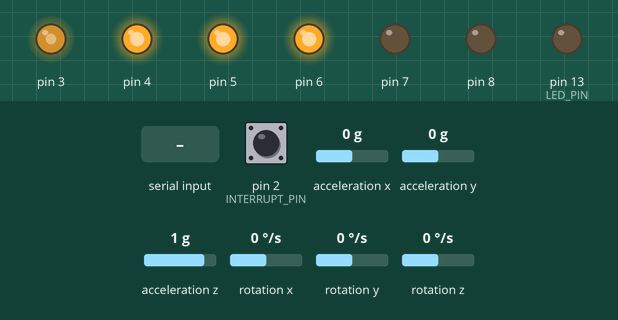
Simulated run of this sketch. Board: Arduino Uno, built with avr-gcc and run on an emulated ATmega328P. On the bench: output pins drawn as LEDs (lit = HIGH). Inputs (shaded band) come from the test bench; at power-on: pin 2 (INTERRUPT_PIN) LOW, acceleration x 0 g, acceleration y 0 g, acceleration z 1 g, rotation x 0 °/s, rotation y 0 °/s, rotation z 0 °/s. The sensor or clock chip raises its interrupt line as the real part does; what the sketch prints to the serial monitor is not drawn.

Above: at 1.7 s.
1.8 s: "a\n" received over Serial
At 2.2 s:
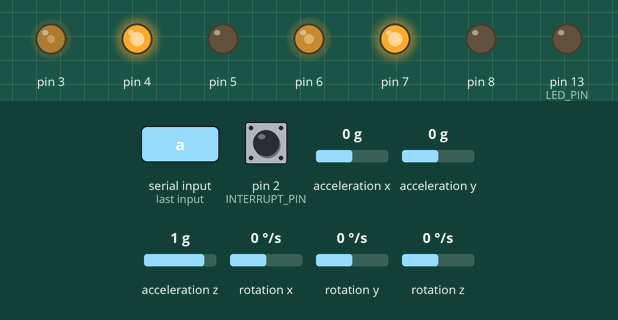
3.3 s: byte 100 (100) received over Serial
At 4.3 s:
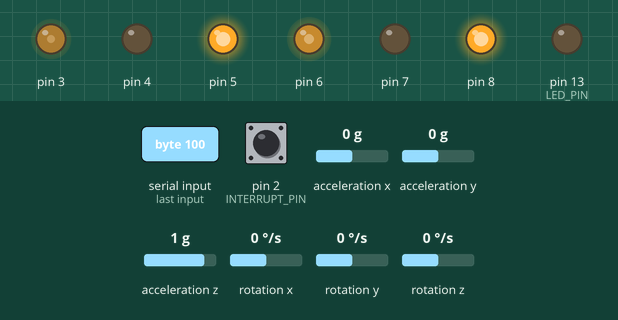
4.8 s: byte 119 (119) received over Serial
At 5.7 s:
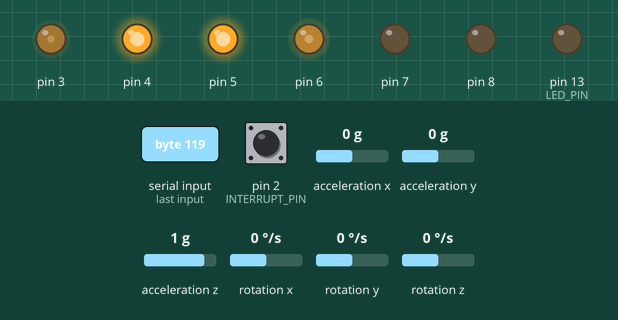
6.3 s: byte 120 (120) received over Serial
At 6.6 s:
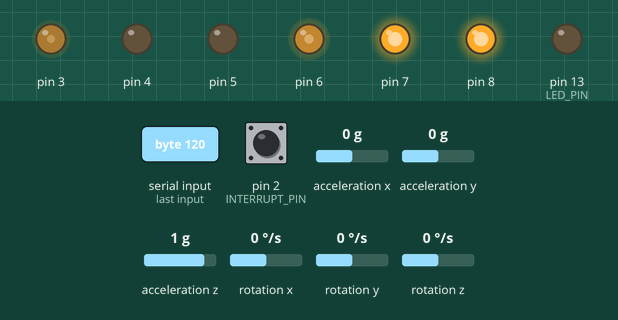
7.8 s: "d\n" received over Serial
At 9.0 s:
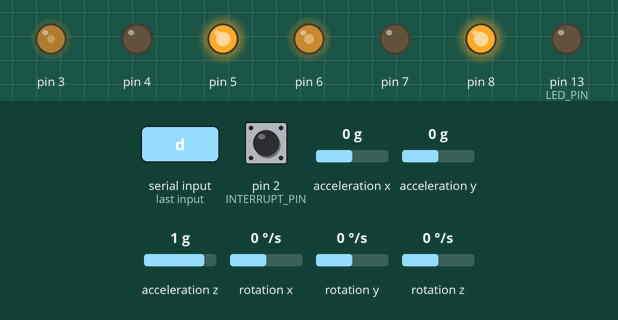
9.3 s: "w\n" received over Serial
At 10.2 s:
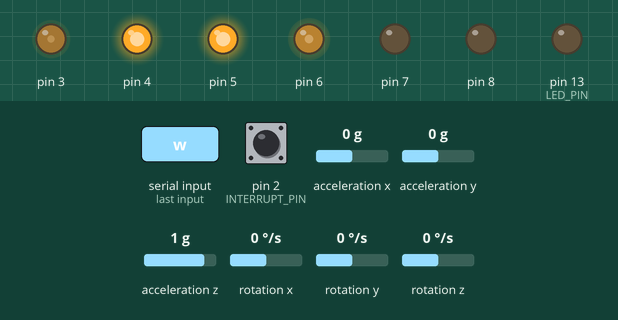
Timing chart, 0 to 11.8 s (numbered marks = the images above; inputs shaded):
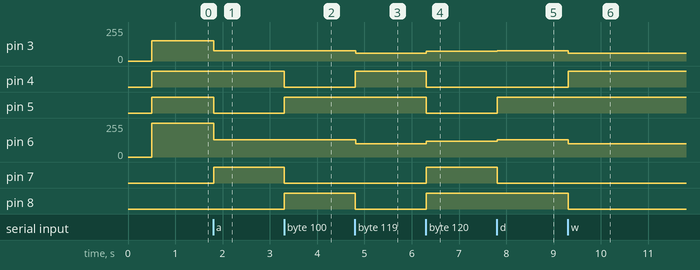

Measured:
- after the input at 1.8 s, pin 3: 153/255 → 78/255 at once; pin 5: HIGH → LOW at once; pin 6: 255/255 → 130/255 at once; pin 7: LOW → HIGH at once
- after the input at 3.3 s, pin 4, pin 7: HIGH → LOW at once; pin 5, pin 8: LOW → HIGH at once
- after the input at 4.8 s, pin 3: 78/255 → 60/255 at once; pin 4: LOW → HIGH at once; pin 6: 130/255 → 101/255 at once; pin 8: HIGH → LOW at once
- after the input at 6.3 s, pin 3: 60/255 → 72/255 at once; pin 4, pin 5: HIGH → LOW at once; pin 6: 101/255 → 120/255 at once; pin 7, pin 8: LOW → HIGH at once
- after the input at 7.8 s, pin 3: 72/255 → 78/255 at once; pin 5: LOW → HIGH at once; pin 6: 120/255 → 130/255 at once; pin 7: HIGH → LOW at once
- after the input at 9.3 s, pin 3: 78/255 → 60/255 at once; pin 4: LOW → HIGH at once; pin 6: 130/255 → 101/255 at once; pin 8: HIGH → LOW at once

The sketch:

self_balancing_robot.ino
```cpp
#include <PID_v1.h>
#include <LMotorController.h>
#include "I2Cdev.h"
#include "MPU6050_6Axis_MotionApps20.h"

#if I2CDEV_IMPLEMENTATION == I2CDEV_ARDUINO_WIRE
    #include "Wire.h"
#endif

#define LOG_INPUT 0
#define MANUAL_TUNING 0
#define LOG_PID_CONSTANTS 0 //MANUAL_TUNING must be 1
#define MOVE_BACK_FORTH 0

#define MIN_ABS_SPEED 30

//MPU

MPU6050 mpu;

#define OUTPUT_READABLE_YAWPITCHROLL

// MPU control/status vars
#define INTERRUPT_PIN 2  // use pin 2 on Arduino Uno & most boards
#define LED_PIN 13 // (Arduino is 13, Teensy is 11, Teensy++ is 6)
bool blinkState = false;

// MPU control/status vars
bool dmpReady = false;  // set true if DMP init was successful
uint8_t mpuIntStatus;   // holds actual interrupt status byte from MPU
uint8_t devStatus;      // return status after each device operation (0 = success, !0 = error)
uint16_t packetSize;    // expected DMP packet size (default is 42 bytes)
uint16_t fifoCount;     // count of all bytes currently in FIFO
uint8_t fifoBuffer[64]; // FIFO storage buffer

// orientation/motion vars
Quaternion q;           // [w, x, y, z]         quaternion container
VectorInt16 aa;         // [x, y, z]            accel sensor measurements
VectorInt16 aaReal;     // [x, y, z]            gravity-free accel sensor measurements
VectorInt16 aaWorld;    // [x, y, z]            world-frame accel sensor measurements
VectorFloat gravity;    // [x, y, z]            gravity vector
float euler[3];         // [psi, theta, phi]    Euler angle container
float ypr[3];           // [yaw, pitch, roll]   yaw/pitch/roll container and gravity vector

// packet structure for InvenSense teapot demo
uint8_t teapotPacket[14] = { '$', 0x02, 0,0, 0,0, 0,0, 0,0, 0x00, 0x00, '\r', '\n' };

//PID
#if MANUAL_TUNING
  double kp , ki, kd;
  double prevKp, prevKi, prevKd;
#endif
double originalSetpoint = 175.29;
double setpoint = originalSetpoint;
double movingAngleOffset = 0.3;
double input, output;
int moveState=0; //0 = balance; 1 = back; 2 = forth

#if MANUAL_TUNING
  PID pid(&input, &output, &setpoint, 0, 0, 0, DIRECT);
#else
  //pid(input, output, setpoint, Kp, Ki, Kd, ControllerDirection)
  PID pid(&input, &output, &setpoint, 70, 240, 1.9, DIRECT);
#endif

//MOTOR CONTROLLER
// podlaczenie z odpowiednimi pinami w Arduino

int ENA = 3;
int IN1 = 4;
int IN2 = 8;
int IN3 = 5;
int IN4 = 7;
int ENB = 6;

LMotorController motorController(ENA, IN1, IN2, ENB, IN3, IN4, 0.6, 1);

//timers
long time1Hz = 0;
long time5Hz = 0;

//////
int val;
bool moving = false;
bool turning = false;

// ================================================================
// ===               INTERRUPT DETECTION ROUTINE                ===
// ================================================================

volatile bool mpuInterrupt = false;     // indicates whether MPU interrupt pin has gone high
void dmpDataReady() {
    mpuInterrupt = true;
}

void setup()
{
    // join I2C bus (I2Cdev library doesn't do this automatically)
    #if I2CDEV_IMPLEMENTATION == I2CDEV_ARDUINO_WIRE
        Wire.begin();
        Wire.setClock(400000); // 400kHz I2C clock. Comment this line if having compilation difficulties
    #elif I2CDEV_IMPLEMENTATION == I2CDEV_BUILTIN_FASTWIRE
        Fastwire::setup(400, true);
    #endif

    Serial.begin(9600); // opcjonalnie 115200

    // initialize device
    //Serial.println(F("Initializing I2C devices..."));
    mpu.initialize();
    pinMode(INTERRUPT_PIN, INPUT);
    // verify connection
    //Serial.println(F("Testing device connections..."));
    //Serial.println(mpu.testConnection() ? F("MPU6050 connection successful") : F("MPU6050 connection failed"));

    // wait for ready
    //Serial.println(F("\nSend any character to begin DMP programming and demo: "));
    //while (Serial.available() && Serial.read()); // empty buffer
    //while (!Serial.available());                 // wait for data
    //while (Serial.available() && Serial.read()); // empty buffer again


    // load and configure the DMP
    //Serial.println(F("Initializing DMP..."));
    devStatus = mpu.dmpInitialize();

    // supply your own gyro offsets here, scaled for min sensitivity
    mpu.setXGyroOffset(150);
    mpu.setYGyroOffset(170);
    mpu.setZGyroOffset(-46);
    mpu.setZAccelOffset(1588);

    // make sure it worked (returns 0 if so)
    if (devStatus == 0)
    {
        // turn on the DMP, now that it's ready
        //Serial.println(F("Enabling DMP..."));
        mpu.setDMPEnabled(true);

        // enable Arduino interrupt detection
        //Serial.println(F("Enabling interrupt detection (Arduino external interrupt 0)..."));
       attachInterrupt(digitalPinToInterrupt(INTERRUPT_PIN), dmpDataReady, RISING);
        mpuIntStatus = mpu.getIntStatus();

        // set our DMP Ready flag so the main loop() function knows it's okay to use it
        Serial.println(F("DMP ready! Waiting for first interrupt..."));
        dmpReady = true;

        // get expected DMP packet size for later comparison
        packetSize = mpu.dmpGetFIFOPacketSize();

        //setup PID
        pid.SetMode(AUTOMATIC);
        pid.SetSampleTime(10);
        pid.SetOutputLimits(-255, 255);
    }
    else
    {
        // ERROR!
        // 1 = initial memory load failed
        // 2 = DMP configuration updates failed
        // (if it's going to break, usually the code will be 1)
        //Serial.print(F("DMP Initialization failed (code "));
        //Serial.print(devStatus);
        //Serial.println(F(")"));
    }
    // configure LED for output
    pinMode(LED_PIN, OUTPUT);
}


void loop()
{
    // if programming failed, don't try to do anything
    if (!dmpReady) return;

    // wait for MPU interrupt or extra packet(s) available
    while (!mpuInterrupt && fifoCount < packetSize)
    {
        //no mpu data - performing PID calculations and output to motors

        if (turning == false && moving == false)
        {
          pid.Compute();
          motorController.move(output, MIN_ABS_SPEED);
        }

        unsigned long currentMillis = millis();

        if (currentMillis - time1Hz >= 1000)
        {
            loopAt1Hz();
            time1Hz = currentMillis;
        }

        if (currentMillis - time5Hz >= 5000)
        {
            loopAt5Hz();
            time5Hz = currentMillis;
        }
    }

    // reset interrupt flag and get INT_STATUS byte
    mpuInterrupt = false;
    mpuIntStatus = mpu.getIntStatus();

    // get current FIFO count
    fifoCount = mpu.getFIFOCount();

    // check for overflow (this should never happen unless our code is too inefficient)
    if ((mpuIntStatus & 0x10) || fifoCount == 1024)
    {
        // reset so we can continue cleanly
        mpu.resetFIFO();
        Serial.println(F("FIFO overflow!"));

    // otherwise, check for DMP data ready interrupt (this should happen frequently)
    }
    else if (mpuIntStatus & 0x02)
    {
        // wait for correct available data length, should be a VERY short wait
        while (fifoCount < packetSize) fifoCount = mpu.getFIFOCount();

        // read a packet from FIFO
        mpu.getFIFOBytes(fifoBuffer, packetSize);

        // track FIFO count here in case there is > 1 packet available
        // (this lets us immediately read more without waiting for an interrupt)
        fifoCount -= packetSize;

        mpu.dmpGetQuaternion(&q, fifoBuffer);
        mpu.dmpGetGravity(&gravity, &q);
        mpu.dmpGetYawPitchRoll(ypr, &q, &gravity);
         #ifdef OUTPUT_READABLE_YAWPITCHROLL
            // display Euler angles in degrees
            mpu.dmpGetQuaternion(&q, fifoBuffer);
            mpu.dmpGetGravity(&gravity, &q);
            mpu.dmpGetYawPitchRoll(ypr, &q, &gravity);
            //Serial.print("ypr\t");
            //Serial.print(ypr[0] * 180/M_PI);
            //Serial.print("\t");
            //Serial.print(ypr[1] * 180/M_PI);
            //Serial.print("\t");
            //Serial.println(ypr[2] * 180/M_PI);
        #endif
        input = ypr[1] * 180/M_PI + 180;
   }

}

void loopAt1Hz()
{
#if MANUAL_TUNING
    setPIDTuningValues();
#endif
}


void loopAt5Hz()
{
    #if MOVE_BACK_FORTH
        moveBackForth();
    #endif
}


//move back and forth

void moveBackForth()
{
    moveState++;
    if (moveState > 2) moveState = 0;

    if (moveState == 0)
      setpoint = originalSetpoint;
    else if (moveState == 1)
      setpoint = originalSetpoint - movingAngleOffset;
    else
      setpoint = originalSetpoint + movingAngleOffset;
}


//PID Tuning (3 potentiometers)

#if MANUAL_TUNING
void setPIDTuningValues()
{
    readPIDTuningValues();

    if (kp != prevKp || ki != prevKi || kd != prevKd)
    {
#if LOG_PID_CONSTANTS
        Serial.print(kp);Serial.print(", ");Serial.print(ki);Serial.print(", ");Serial.println(kd);
#endif

        pid.SetTunings(kp, ki, kd);
        prevKp = kp; prevKi = ki; prevKd = kd;
    }
}

void readPIDTuningValues()
{
    int potKp = analogRead(A0);
    int potKi = analogRead(A1);
    int potKd = analogRead(A2);

    kp = map(potKp, 0, 1023, 0, 25000) / 100.0; //0 - 250
    ki = map(potKi, 0, 1023, 0, 100000) / 100.0; //0 - 1000
    kd = map(potKd, 0, 1023, 0, 500) / 100.0; //0 - 5
}
#endif

void serialEvent() {
        if (Serial.available() > 0) {
          int val = Serial.read();
            if (val == 97)
            {
              motorController.turnLeft(130,0);
              turning = true;
            }
            else if (val == 100)
            {
              motorController.turnRight(130,0);
              turning = true;
            }
            else if (val == 115)
            {
              turning = false;
            }
            if (val == 119)
            {
              moving = true;
              originalSetpoint = 170;
              for(int j=120; j>100; j--)
              {
                motorController.move(j);
              }
            }
            else if (val == 120)
            {
              moving = true;
              originalSetpoint = 178;
              for(int j=120; j>100; j--)
              {
                j=-j;
                motorController.move(j);
              }
            }
            else if (val == 115)
            {
              moving = false;
            }
        }
}
```

LMotorController.cpp
```cpp
#include "LMotorController.h"
#include "Arduino.h"


LMotorController::LMotorController(int ena, int in1, int in2, int enb, int in3, int in4, double motorAConst, double motorBConst)
{
    _motorAConst = motorAConst;
    _motorBConst = motorBConst;

  _ena = ena;
  _in1 = in1;
  _in2 = in2;
  _enb = enb;
  _in3 = in3;
  _in4 = in4;

  pinMode(_ena, OUTPUT);
  pinMode(_in1, OUTPUT);
  pinMode(_in2, OUTPUT);

  pinMode(_enb, OUTPUT);
  pinMode(_in3, OUTPUT);
  pinMode(_in4, OUTPUT);
}


void LMotorController::move(int leftSpeed, int rightSpeed, int minAbsSpeed)
{
    if (rightSpeed < 0)
    {
        rightSpeed = min(rightSpeed, -1*minAbsSpeed);
        rightSpeed = max(rightSpeed, -255);
    }
    else if (rightSpeed > 0)
    {
        rightSpeed = max(rightSpeed, minAbsSpeed);
        rightSpeed = min(rightSpeed, 255);
    }

    int realRightSpeed = map(abs(rightSpeed), 0, 255, minAbsSpeed, 255);

    if (leftSpeed < 0)
    {
        leftSpeed = min(leftSpeed, -1*minAbsSpeed);
        leftSpeed = max(leftSpeed, -255);
    }
    else if (leftSpeed > 0)
    {
        leftSpeed = max(leftSpeed, minAbsSpeed);
        leftSpeed = min(leftSpeed, 255);
    }

    int realLeftSpeed = map(abs(leftSpeed), 0, 255, minAbsSpeed, 255);

    digitalWrite(_in3, rightSpeed > 0 ? HIGH : LOW);
    digitalWrite(_in4, rightSpeed > 0 ? LOW : HIGH);
    digitalWrite(_in1, leftSpeed > 0 ? HIGH : LOW);
    digitalWrite(_in2, leftSpeed > 0 ? LOW : HIGH);
    analogWrite(_ena, realRightSpeed * _motorAConst);
    analogWrite(_enb, realLeftSpeed * _motorBConst);
}


void LMotorController::move(int speed, int minAbsSpeed)
{
    int direction = 1;

    if (speed < 0)
    {
        direction = -1;

        speed = min(speed, -1*minAbsSpeed);
        speed = max(speed, -255);
    }
    else
    {
        speed = max(speed, minAbsSpeed);
        speed = min(speed, 255);
    }

    if (speed == _currentSpeed) return;

    int realSpeed = max(minAbsSpeed, abs(speed));

    digitalWrite(_in1, speed > 0 ? HIGH : LOW);
    digitalWrite(_in2, speed > 0 ? LOW : HIGH);
    digitalWrite(_in3, speed > 0 ? HIGH : LOW);
    digitalWrite(_in4, speed > 0 ? LOW : HIGH);
    analogWrite(_ena, realSpeed * _motorAConst);
    analogWrite(_enb, realSpeed * _motorBConst);

    _currentSpeed = direction * realSpeed;
}


void LMotorController::move(int speed)
{
    if (speed == _currentSpeed) return;

    if (speed > 255) speed = 255;
    else if (speed < -255) speed = -255;

    digitalWrite(_in1, speed > 0 ? HIGH : LOW);
    digitalWrite(_in2, speed > 0 ? LOW : HIGH);
    digitalWrite(_in3, speed > 0 ? HIGH : LOW);
    digitalWrite(_in4, speed > 0 ? LOW : HIGH);
    analogWrite(_ena, abs(speed) * _motorAConst);
    analogWrite(_enb, abs(speed) * _motorBConst);

    _currentSpeed = speed;
}


void LMotorController::turnLeft(int speed, bool kick)
{
    digitalWrite(_in1, HIGH);
    digitalWrite(_in2, LOW);
    digitalWrite(_in3, LOW);
    digitalWrite(_in4, HIGH);

    if (kick)
    {
        analogWrite(_ena, 255);
        analogWrite(_enb, 255);

        delay(100);
    }

    analogWrite(_ena, speed * _motorAConst);
    analogWrite(_enb, speed * _motorBConst);
}


void LMotorController::turnRight(int speed, bool kick)
{
    digitalWrite(_in1, LOW);
    digitalWrite(_in2, HIGH);
    digitalWrite(_in3, HIGH);
    digitalWrite(_in4, LOW);

    if (kick)
    {
        analogWrite(_ena, 255);
        analogWrite(_enb, 255);

        delay(100);
    }

    analogWrite(_ena, speed * _motorAConst);
    analogWrite(_enb, speed * _motorBConst);
}


void LMotorController::stopMoving()
{
    digitalWrite(_in1, LOW);
    digitalWrite(_in2, LOW);
    digitalWrite(_in3, LOW);
    digitalWrite(_in4, LOW);
    digitalWrite(_ena, HIGH);
    digitalWrite(_enb, HIGH);

    _currentSpeed = 0;
}
```

LMotorController.h
```cpp
#ifndef LMotorController_h
#define LMotorController_h


#include "Arduino.h"


class LMotorController
{
protected:
    int _ena, _in1, _in2, _enb, _in3, _in4;
    int _currentSpeed;
    double _motorAConst, _motorBConst;
public:
    LMotorController(int ena, int in1, int in2, int enb, int in3, int in4, double motorAConst, double motorBConst);
    void move(int leftSpeed, int rightSpeed, int minAbsSpeed);
    void move(int speed);
    void move(int speed, int minAbsSpeed);
    void turnLeft(int speed, bool kick);
    void turnRight(int speed, bool kick);
    void stopMoving();
};


#endif
```
